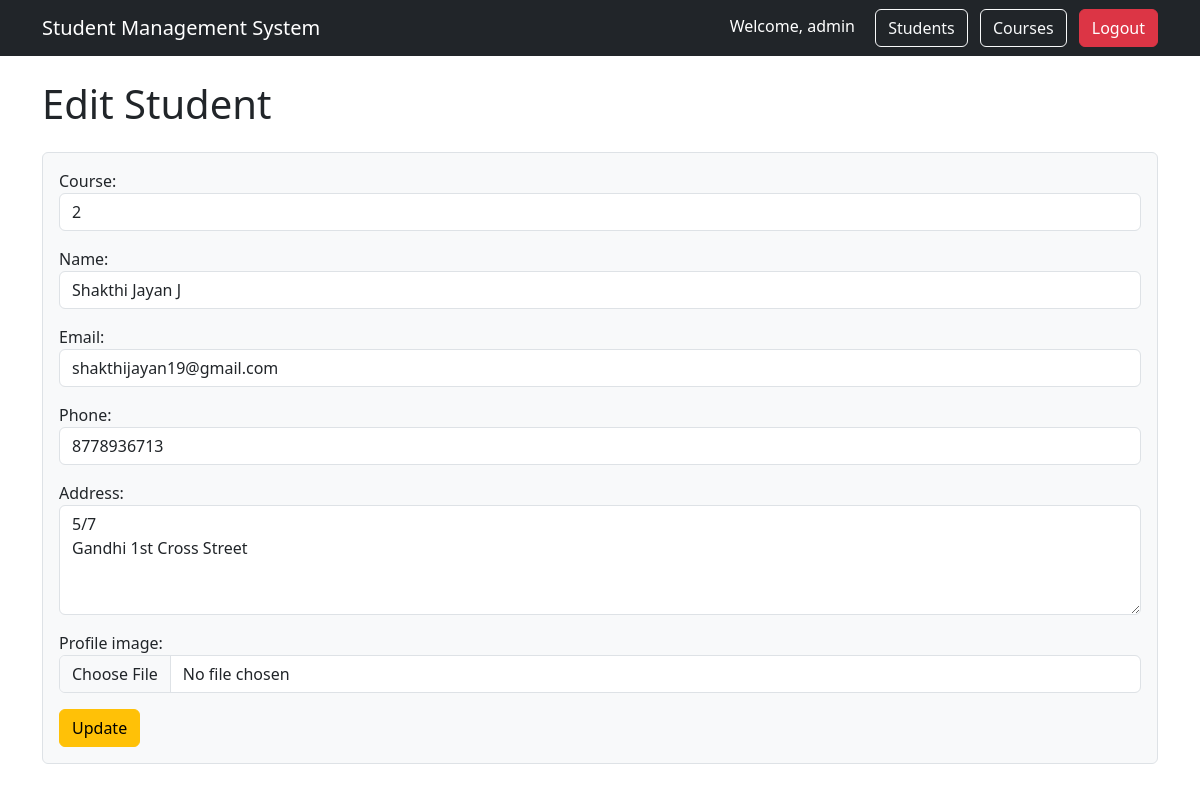
The app's page /edit/1/ (signed in) with its own data.
### api/models.py (models this page shows, shortened)
class Student(models.Model):
    course = models.ForeignKey(Course, on_delete=models.CASCADE, null=True, blank=True)
    name = models.CharField(max_length=50)
    email = models.EmailField(unique=True)
    phone = models.CharField(max_length=15)
    address = models.TextField()
    profile_image = models.ImageField(
        upload_to= 'students/',
        blank=True,
        null=True
    )

### api/views.py (the view)
# urls.py: path('edit/<int:id>/', views.edit_student, name='edit_student'),
@login_required
def edit_student(request, id):
    student = get_object_or_404(Student,id = id)
    if request.method == 'POST':
        form = StudentForm(
            request.POST,
            request.FILES,
            instance=student
        )
        if form.is_valid():
            form.save()
            return redirect('student_list')
    else:
        form = StudentForm(instance=student)
    return render(
        request,
        "students/edit.html",
        { "form" : form}
    )

### api/forms.py
class StudentForm(forms.ModelForm):
    class Meta:
        model = Student
        fields = '__all__'
        widgets = {
                    'name': forms.TextInput(attrs={'class': 'form-control', 'placeholder': 'Enter Student Name'}),
                    'email': forms.EmailInput(attrs={'class': 'form-control', 'placeholder': 'Enter Student Email'}),
                    'phone': forms.TextInput(attrs={'class': 'form-control', 'placeholder': 'Enter Student phone'}),
                    'course': forms.TextInput(attrs={'class': 'form-control', 'placeholder': 'Enter Student course'}),
                    'address': forms.Textarea(attrs={'class': 'form-control', 'placeholder': 'Enter Student Address', 'rows': 4}),
                    'profile_image': forms.FileInput(attrs={'class': 'form-control'}),
                }

### templates/students/edit.html (shortened to what this page needs)
{% extends 'base.html' %}
{% block content %}
<h1 class="mb-4">Edit Student</h1>
<form method="POST" enctype="multipart/form-data" class="p-3 border rounded bg-light">
  {{ form.as_p }}
  <button class="btn btn-warning" type="submit">Update</button>
</form>
{% endblock %}

### templates/base.html (shortened to what this page needs)
<!DOCTYPE html>
<html>
<head>
    <link href="https://cdn.jsdelivr.net/npm/bootstrap@5.3.3/dist/css/bootstrap.min.css" rel="stylesheet">
</head>
<body>
<nav class="navbar navbar-expand-lg navbar-dark bg-dark">
    <div class="container">
        <a class="navbar-brand" href="{% url 'student_list' %}">
            Student Management System
        </a>
        <div class="ms-auto">
            {% if user.is_authenticated %}
                <span class="text-white me-3">
                    Welcome, {{ user.username }}
                </span>
                <a href="{% url 'student_list' %}" class="btn btn-outline-light me-2">
                    Students
                </a>
                <a href="{% url 'course_list' %}" class="btn btn-outline-light me-2">
                    Courses
                </a>
                <form method="POST" action="{% url 'logout' %}" style="display:inline;">
                    <button type="submit" class="btn btn-danger">
                        Logout
                    </button>
                </form>
            {% else %}
                <a href="{% url 'login' %}" class="btn btn-success">
                    Login
                </a>
            {% endif %}
        </div>
    </div>
</nav>
<div class="container mt-4">
    {% block content %}
    {% endblock %}
</div>
</body>
</html>

### records on screen
Student: course "2", name "Shakthi Jayan J", email "shakthijayan19@gmail.com", phone "8778936713", address "5/7 Gandhi 1st Cross Street"

### other values on screen
{{ user.username }} "admin"
